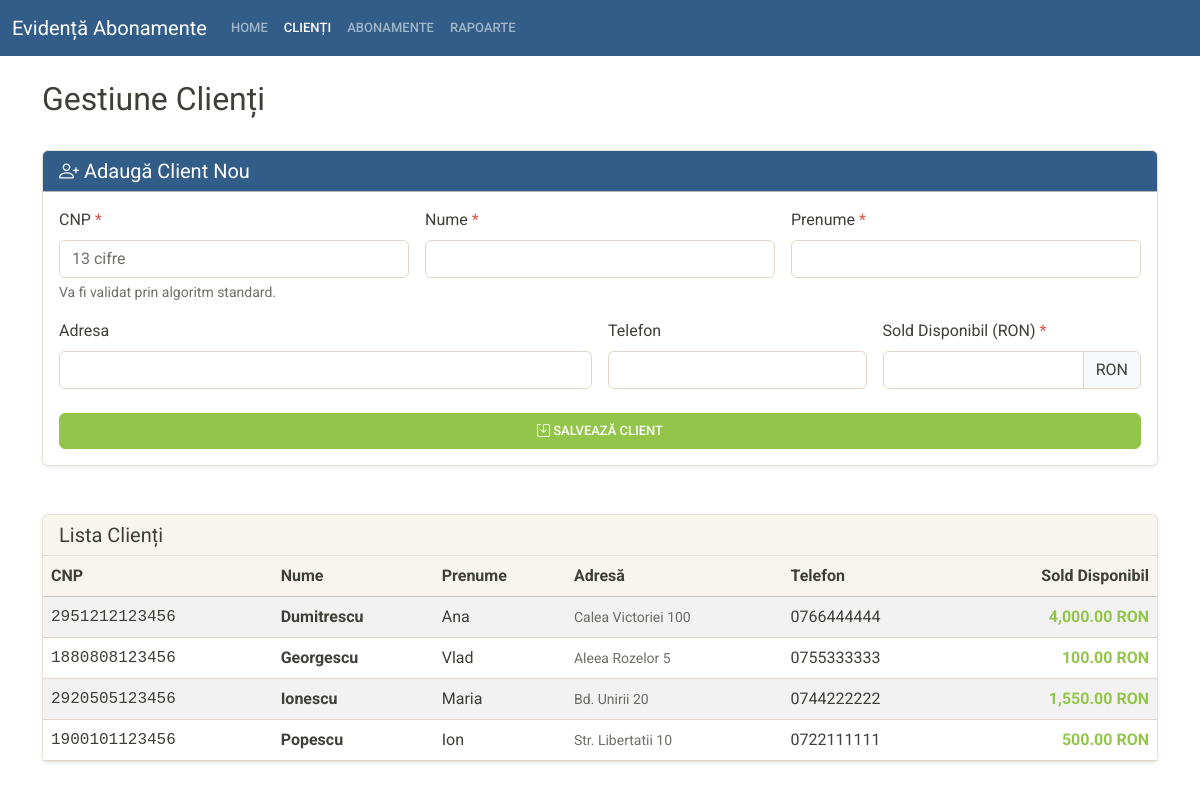
Screenshot of /html-php/clienti.php with the database file from the repository.
### tables this page shows
CREATE TABLE IF NOT EXISTS clienti (
    CNP CHAR(13) NOT NULL,
    nume VARCHAR(15) NOT NULL,
    prenume VARCHAR(20) NOT NULL,
    adresa VARCHAR(50),
    telefon VARCHAR(15),
    disponibil DECIMAL(10, 2) DEFAULT 0,
    PRIMARY KEY (CNP),
    CONSTRAINT chk_disponibil_pozitiv CHECK (disponibil >= 0)
);

### html-php/clienti.php (the view, shortened to what this page needs)
<?php
require 'db.php';
$stmt = $pdo->query("SELECT * FROM clienti ORDER BY nume ASC");
$clienti = $stmt->fetchAll();
?>
<!DOCTYPE html>
<html lang="ro">
<head>
    <link href="https://cdn.jsdelivr.net/npm/bootstrap@5.3.0/dist/css/bootstrap.min.css" rel="stylesheet">
    <link rel="stylesheet" href="https://cdn.jsdelivr.net/npm/bootstrap-icons@1.10.5/font/bootstrap-icons.css">
    <link rel="stylesheet" href="style.css">
</head>
<body>
    <nav class="navbar navbar-expand-lg bg-primary" data-bs-theme="dark">
        <div class="container-fluid">
            <a class="navbar-brand" href="#">Evidență Abonamente</a>
            <div class="collapse navbar-collapse" id="navbarColor01">
                <ul class="navbar-nav me-auto">
                    <li class="nav-item"><a class="nav-link" href="index.php">Home</a></li>
                    <li class="nav-item"><a class="nav-link active" href="clienti.php">Clienți</a></li>
                    <li class="nav-item"><a class="nav-link" href="abonamente.php">Abonamente</a></li>
                    <li class="nav-item"><a class="nav-link" href="rapoarte.php">Rapoarte</a></li>
                </ul>
            </div>
        </div>
    </nav>
    <div class="container py-4">
        <div class="d-flex justify-content-between align-items-center mb-4">
            <h1 class="h2">Gestiune Clienți</h1>
        </div>
        <div class="card shadow-sm mb-5">
            <div class="card-header bg-primary text-white">
                <h5 class="card-title mb-0"><i class="bi bi-person-plus"></i> Adaugă Client Nou</h5>
            </div>
            <div class="card-body">
                <form method="POST">
                    <div class="row g-3">
                        <div class="col-md-4">
                            <label class="form-label">CNP <span class="text-danger">*</span></label>
                            <input type="text" name="cnp" class="form-control" placeholder="13 cifre" maxlength="13" required
                                   value="<?= htmlspecialchars($_POST['cnp'] ?? '') ?>">
                            <div class="form-text">Va fi validat prin algoritm standard.</div>
                        </div>
                        <div class="col-md-4">
                            <label class="form-label">Nume <span class="text-danger">*</span></label>
                            <input type="text" name="nume" class="form-control" required
                                   value="<?= htmlspecialchars($_POST['nume'] ?? '') ?>">
                        </div>
                        <div class="col-md-4">
                            <label class="form-label">Prenume <span class="text-danger">*</span></label>
                            <input type="text" name="prenume" class="form-control" required
                                   value="<?= htmlspecialchars($_POST['prenume'] ?? '') ?>">
                        </div>
                        <div class="col-md-6">
                            <label class="form-label">Adresa</label>
                            <input type="text" name="adresa" class="form-control"
                                   value="<?= htmlspecialchars($_POST['adresa'] ?? '') ?>">
                        </div>
                        <div class="col-md-3">
                            <label class="form-label">Telefon</label>
                            <input type="text" name="telefon" class="form-control"
                                   value="<?= htmlspecialchars($_POST['telefon'] ?? '') ?>">
                        </div>
                        <div class="col-md-3">
                            <label class="form-label">Sold Disponibil (RON) <span class="text-danger">*</span></label>
                            <div class="input-group">
                                <input type="number" step="0.01" name="disponibil" class="form-control" required
                                       value="<?= htmlspecialchars($_POST['disponibil'] ?? '') ?>">
                                <span class="input-group-text">RON</span>
                            </div>
                        </div>
                        <div class="col-12 mt-4">
                            <button type="submit" name="adauga_client" class="btn btn-success w-100">
                                <i class="bi bi-save"></i> Salvează Client
                            </button>
                        </div>
                    </div>
                </form>
            </div>
        </div>
        <div class="card shadow-sm">
            <div class="card-header bg-light">
                <h5 class="mb-0">Lista Clienți</h5>
            </div>
            <div class="card-body p-0">
                <div class="table-responsive">
                    <table class="table table-striped table-hover mb-0 align-middle">
                        <thead class="table-light">
                            <tr>
                                <th>CNP</th>
                                <th>Nume</th>
                                <th>Prenume</th>
                                <th>Adresă</th>
                                <th>Telefon</th>
                                <th class="text-end">Sold Disponibil</th>
                            </tr>
                        </thead>
                        <tbody>
                            <?php foreach ($clienti as $client): ?>
                            <tr>
                                <td class="font-monospace"><?= htmlspecialchars($client['CNP']) ?></td>
                                <td class="fw-bold"><?= htmlspecialchars($client['nume']) ?></td>
                                <td><?= htmlspecialchars($client['prenume']) ?></td>
                                <td class="small text-muted"><?= htmlspecialchars($client['adresa']) ?></td>
                                <td><?= htmlspecialchars($client['telefon']) ?></td>
                                <td class="text-end <?= $client['disponibil'] > 0 ? 'text-success fw-bold' : 'text-danger fw-bold' ?>">
                                    <?= number_format($client['disponibil'], 2) ?> RON
                                </td>
                            </tr>
                            <?php endforeach; ?>
                        </tbody>
                    </table>
                </div>
            </div>
        </div>
    </div>
</body>
</html>

### rows the page displays
clienti: CNP "2951212123456", nume "Dumitrescu", prenume "Ana", adresa "Calea Victoriei 100", telefon "0766444444", disponibil "4,000.00"
clienti: CNP "1880808123456", nume "Georgescu", prenume "Vlad", adresa "Aleea Rozelor 5", telefon "0755333333", disponibil "100.00"
clienti: CNP "2920505123456", nume "Ionescu", prenume "Maria", adresa "Bd. Unirii 20", telefon "0744222222", disponibil "1,550.00"
clienti: CNP "1900101123456", nume "Popescu", prenume "Ion", adresa "Str. Libertatii 10", telefon "0722111111", disponibil "500.00"
